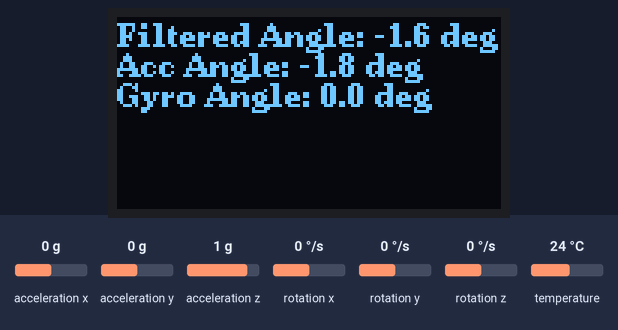
Bench run of a sketch on a simulated Arduino Uno, built with avr-gcc and run on an emulated ATmega328P. Shown: 128×64 one-colour display. Inputs (shaded band) come from the test bench; at power-on: acceleration x 0 g, acceleration z 1 g, acceleration y 0 g, rotation x 0 °/s, rotation y 0 °/s, rotation z 0 °/s, temperature 24 °C. What the sketch prints to the serial monitor is not drawn.

Above: at 1.2 s.
1.3 s: acceleration x set to -1.4 g
At 2.78 s:
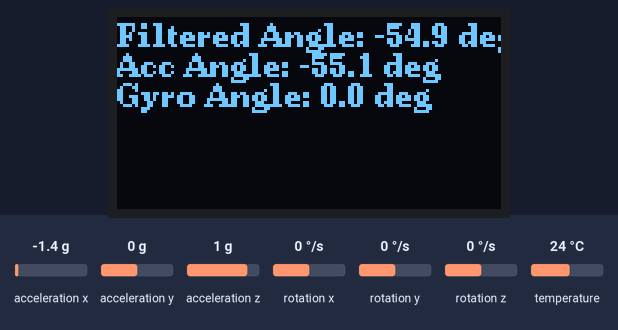
2.9 s: acceleration z set to -1.4 g
At 4.2 s:
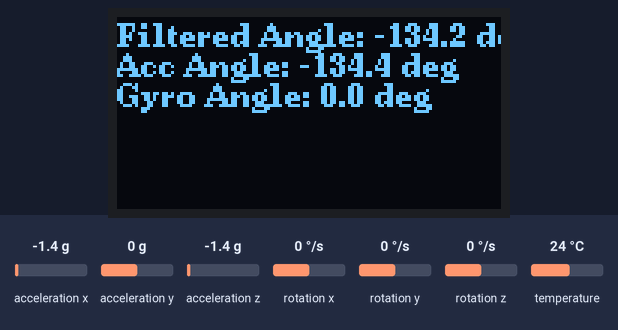
4.5 s: acceleration z set to -0.8 g
At 4.69 s:
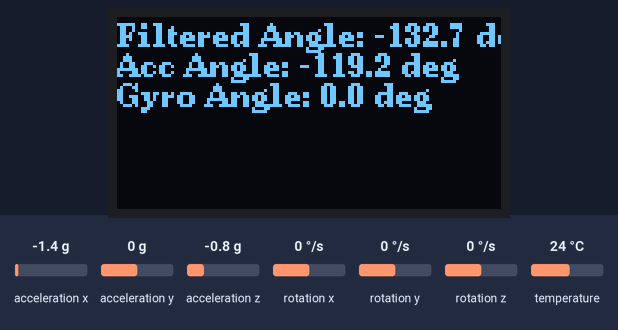
6.1 s: acceleration x set to -0.8 g
At 8.4 s:
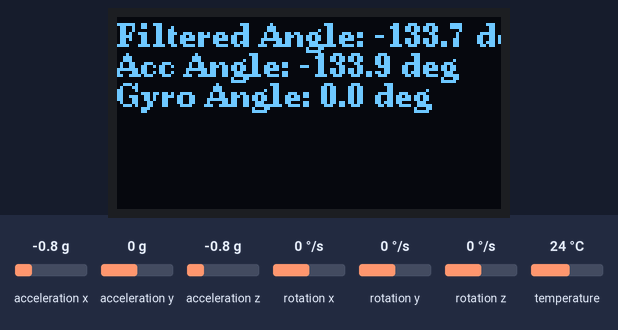
Timing chart, 0 to 8.7 s (numbered marks = the images above; inputs shaded):
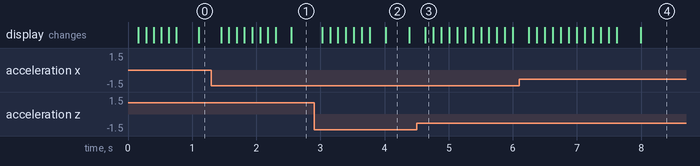

The sketch:

LED_MPU_OFFSET_KALMAN.ino
```cpp
#include <Wire.h>
#include <Adafruit_MPU6050.h>
#include <U8g2lib.h>
#include <SimpleKalmanFilter.h> // Thư viện Kalman

//////////////////////////////////////////////////////////////////////////////////////////////////////////////////////////////////////////////////////////////////
//////////////////////////////////////////////////////////////////////////////////////////////////////////////////////////////////////////////////////////////////
//////////////////////////////////////////////////////////////////////////////////////////////////////////////////////////////////////////////////////////////////

Adafruit_MPU6050 mpu; // Khởi tạo đối tượng MPU6050

//////////////////////////////////////////////////////////////////////////////////////////////////////////////////////////////////////////////////////////////////

// Khởi tạo màn hình OLED sử dụng U8g2lib
U8G2_SSD1306_128X64_NONAME_F_HW_I2C u8g2(U8G2_R0, /* reset=*/ U8X8_PIN_NONE, /* clock=*/ 22, /* data=*/ 21);

//////////////////////////////////////////////////////////////////////////////////////////////////////////////////////////////////////////////////////////////////

//OFFSET của Acc X và Acc Y
float offsetAccX = 0.31;
float offsetAccY = -0.38;
float accX, accY;

//////////////////////////////////////////////////////////////////////////////////////////////////////////////////////////////////////////////////////////////////

// Biến để tính toán thời gian trôi qua
unsigned long lastTime = 0;  // Thời gian của lần đọc trước
float dt = 0.0;  // Thời gian trôi qua (delta time)

//////////////////////////////////////////////////////////////////////////////////////////////////////////////////////////////////////////////////////////////////


// Biến tính toán
SimpleKalmanFilter kalmanFilter(1,0.5 , 0.1); // Khởi tạo Kalman Filter (measurement noise, process noise, dt)
float angleAcc;     // Góc nghiêng tính từ gia tốc kế
float angleGyro = 0; // Góc nghiêng tính từ con quay hồi chuyển
float angleFiltered; // Góc nghiêng sau khi lọc Kalman

//////////////////////////////////////////////////////////////////////////////////////////////////////////////////////////////////////////////////////////////////


//////////////////////////////////////////////////////////////////////////////////////////////////////////////////////////////////////////////////////////////////
//////////////////////////////////////////////////////////////////////////////////////////////////////////////////////////////////////////////////////////////////
//////////////////////////////////////////////////////////////////////////////////////////////////////////////////////////////////////////////////////////////////

void readMPU6050(sensors_event_t &a, sensors_event_t &g, sensors_event_t &temp)
    {
      mpu.getEvent(&a, &g, &temp);  // Đọc dữ liệu cảm biến

      accX = a.acceleration.x - offsetAccX;
      accY = a.acceleration.y - offsetAccY;

      // Tính góc từ gia tốc kế và con quay hồi chuyển
      angleAcc = atan2(accX, a.acceleration.z) * 180.0 / PI;  // Góc từ gia tốc kế
      angleGyro += g.gyro.x * dt;  // Góc từ con quay hồi chuyển

      // Lọc góc bằng Kalman Filter
      angleFiltered = kalmanFilter.updateEstimate(angleAcc);  // Sử dụng phương thức updateEstimate() của Kalman Filter
    }

//////////////////////////////////////////////////////////////////////////////////////////////////////////////////////////////////////////////////////////////////
//////////////////////////////////////////////////////////////////////////////////////////////////////////////////////////////////////////////////////////////////
//////////////////////////////////////////////////////////////////////////////////////////////////////////////////////////////////////////////////////////////////

void displayDataOnOLED()
    {
      u8g2.clearBuffer(); // Xóa bộ đệm màn hình

      // Hiển thị góc nghiêng sau khi lọc
      u8g2.setCursor(0, 10);
      u8g2.print(F("Filtered Angle: "));
      u8g2.print(angleFiltered, 1);
      u8g2.print(F(" deg"));

      // Hiển thị góc từ các nguồn
      u8g2.setCursor(0, 20);
      u8g2.print(F("Acc Angle: "));
      u8g2.print(angleAcc, 1);
      u8g2.print(F(" deg"));

      u8g2.setCursor(0, 30);
      u8g2.print(F("Gyro Angle: "));
      u8g2.print(angleGyro, 1);
      u8g2.print(F(" deg"));

      u8g2.sendBuffer(); // Cập nhật màn hình
    }

//////////////////////////////////////////////////////////////////////////////////////////////////////////////////////////////////////////////////////////////////
//////////////////////////////////////////////////////////////////////////////////////////////////////////////////////////////////////////////////////////////////
//////////////////////////////////////////////////////////////////////////////////////////////////////////////////////////////////////////////////////////////////

void displayDataOnSerial()
    {
      Serial.print("Filtered Angle: ");
      Serial.print(angleFiltered);
      Serial.println(" deg");

      Serial.print("Acc Angle: ");
      Serial.print(angleAcc);
      Serial.println(" deg");

      Serial.print("Gyro Angle: ");
      Serial.print(angleGyro);
      Serial.println(" deg");
    }

//////////////////////////////////////////////////////////////////////////////////////////////////////////////////////////////////////////////////////////////////
//////////////////////////////////////////////////////////////////////////////////////////////////////////////////////////////////////////////////////////////////
//////////////////////////////////////////////////////////////////////////////////////////////////////////////////////////////////////////////////////////////////

void setup()
    {
      Serial.begin(115200); // Khởi tạo giao tiếp Serial

      // Khởi tạo màn hình OLED
      u8g2.begin();

      // Kiểm tra cảm biến MPU6050
      if (!mpu.begin())
        {
          Serial.println(F("MPU6050 không kết nối"));
          while (1); // Dừng chương trình nếu không kết nối được với MPU6050
        }

      u8g2.clearBuffer();
      u8g2.setFont(u8g2_font_ncenB08_tr);
      u8g2.sendBuffer();

      lastTime = millis(); // Khởi tạo thời gian ban đầu
    }

//////////////////////////////////////////////////////////////////////////////////////////////////////////////////////////////////////////////////////////////////
//////////////////////////////////////////////////////////////////////////////////////////////////////////////////////////////////////////////////////////////////
//////////////////////////////////////////////////////////////////////////////////////////////////////////////////////////////////////////////////////////////////

void loop()
    {
      unsigned long currentMillis = millis();
      float dt = (currentMillis - lastTime) / 1000.0; // Tính toán thời gian trôi qua (s)

      sensors_event_t a, g, temp;

      // Gọi các hàm để thực hiện các nhiệm vụ cụ thể
      readMPU6050(a, g, temp);      // Đọc dữ liệu cảm biến và tính toán góc
      Serial.print("X: "); Serial.print(a.acceleration.x); Serial.print(" m/s^2, ");
      displayDataOnOLED();          // Hiển thị dữ liệu lên OLED
      displayDataOnSerial();        // Hiển thị dữ liệu lên Serial

      lastTime = currentMillis; // Cập nhật thời gian đọc mới nhất

      delay(10); // Đợi 10ms
    }
```

Measured:
- after the input at 1.3 s, the display: first changes after 0.15 s (image 1 shows a later state)
- after the input at 2.9 s, the display: first changes after 0.13 s (image 2 shows a later state)
- after the input at 4.5 s, the display: changes after 0.14 s (image 3)
